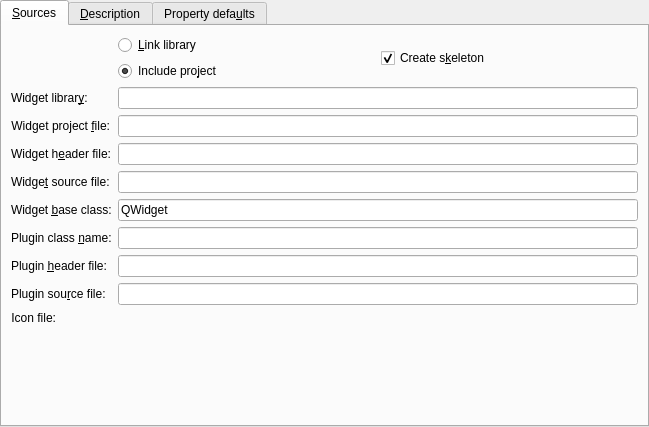
<?xml version="1.0" encoding="UTF-8"?>
<ui version="4.0">
 <class>QmakeProjectManager::Internal::ClassDefinition</class>
 <widget class="QTabWidget" name="QmakeProjectManager::Internal::ClassDefinition">
  <property name="enabled">
   <bool>true</bool>
  </property>
  <property name="geometry">
   <rect>
    <x>0</x>
    <y>0</y>
    <width>649</width>
    <height>427</height>
   </rect>
  </property>
  <property name="windowTitle">
   <string/>
  </property>
  <property name="whatsThis">
   <string>The header file</string>
  </property>
  <property name="currentIndex">
   <number>0</number>
  </property>
  <widget class="QWidget" name="sourceTab">
   <attribute name="title">
    <string>&amp;Sources</string>
   </attribute>
   <layout class="QVBoxLayout" name="verticalLayout">
    <item>
     <layout class="QFormLayout" name="formLayout">
      <item row="1" column="0">
       <widget class="QLabel" name="widgetLibraryLabel">
        <property name="text">
         <string>Widget librar&amp;y:</string>
        </property>
        <property name="buddy">
         <cstring>widgetLibraryEdit</cstring>
        </property>
       </widget>
      </item>
      <item row="1" column="1">
       <widget class="QLineEdit" name="widgetLibraryEdit"/>
      </item>
      <item row="2" column="0">
       <widget class="QLabel" name="widgetProjectLabel">
        <property name="text">
         <string>Widget project &amp;file:</string>
        </property>
        <property name="alignment">
         <set>Qt::AlignRight|Qt::AlignTrailing|Qt::AlignVCenter</set>
        </property>
        <property name="buddy">
         <cstring>widgetProjectEdit</cstring>
        </property>
       </widget>
      </item>
      <item row="2" column="1">
       <widget class="QLineEdit" name="widgetProjectEdit"/>
      </item>
      <item row="3" column="0">
       <widget class="QLabel" name="widgetHeaderLabel">
        <property name="text">
         <string>Widget h&amp;eader file:</string>
        </property>
        <property name="alignment">
         <set>Qt::AlignRight|Qt::AlignTrailing|Qt::AlignVCenter</set>
        </property>
        <property name="buddy">
         <cstring>widgetHeaderEdit</cstring>
        </property>
       </widget>
      </item>
      <item row="3" column="1">
       <widget class="QLineEdit" name="widgetHeaderEdit">
        <property name="whatsThis">
         <string>The header file has to be specified in source code.</string>
        </property>
       </widget>
      </item>
      <item row="4" column="0">
       <widget class="QLabel" name="widgetSourceLabel">
        <property name="text">
         <string>Widge&amp;t source file:</string>
        </property>
        <property name="buddy">
         <cstring>widgetSourceEdit</cstring>
        </property>
       </widget>
      </item>
      <item row="4" column="1">
       <widget class="QLineEdit" name="widgetSourceEdit"/>
      </item>
      <item row="5" column="0">
       <widget class="QLabel" name="widgetBaseClassLabel">
        <property name="text">
         <string>Widget &amp;base class:</string>
        </property>
        <property name="buddy">
         <cstring>widgetBaseClassEdit</cstring>
        </property>
       </widget>
      </item>
      <item row="5" column="1">
       <widget class="QLineEdit" name="widgetBaseClassEdit">
        <property name="text">
         <string>QWidget</string>
        </property>
       </widget>
      </item>
      <item row="6" column="0">
       <widget class="QLabel" name="pluginClassLabel">
        <property name="text">
         <string>Plugin class &amp;name:</string>
        </property>
        <property name="buddy">
         <cstring>pluginClassEdit</cstring>
        </property>
       </widget>
      </item>
      <item row="6" column="1">
       <widget class="QLineEdit" name="pluginClassEdit"/>
      </item>
      <item row="7" column="0">
       <widget class="QLabel" name="pluginHeaderLabel">
        <property name="text">
         <string>Plugin &amp;header file:</string>
        </property>
        <property name="buddy">
         <cstring>pluginHeaderEdit</cstring>
        </property>
       </widget>
      </item>
      <item row="7" column="1">
       <widget class="QLineEdit" name="pluginHeaderEdit"/>
      </item>
      <item row="8" column="0">
       <widget class="QLabel" name="pluginSourceLabel">
        <property name="text">
         <string>Plugin sou&amp;rce file:</string>
        </property>
        <property name="buddy">
         <cstring>pluginSourceEdit</cstring>
        </property>
       </widget>
      </item>
      <item row="8" column="1">
       <widget class="QLineEdit" name="pluginSourceEdit"/>
      </item>
      <item row="9" column="0">
       <widget class="QLabel" name="iconLabel">
        <property name="text">
         <string>Icon file:</string>
        </property>
        <property name="alignment">
         <set>Qt::AlignRight|Qt::AlignTrailing|Qt::AlignVCenter</set>
        </property>
       </widget>
      </item>
      <item row="9" column="1">
       <widget class="Utils::PathChooser" name="iconPathChooser"/>
      </item>
      <item row="0" column="1">
       <layout class="QGridLayout" name="gridLayout">
        <item row="0" column="0">
         <widget class="QRadioButton" name="libraryRadio">
          <property name="text">
           <string>&amp;Link library</string>
          </property>
          <property name="checked">
           <bool>false</bool>
          </property>
         </widget>
        </item>
        <item row="0" column="1" rowspan="2">
         <widget class="QCheckBox" name="skeletonCheck">
          <property name="text">
           <string>Create s&amp;keleton</string>
          </property>
          <property name="checked">
           <bool>true</bool>
          </property>
         </widget>
        </item>
        <item row="1" column="0">
         <widget class="QRadioButton" name="includeRadio">
          <property name="text">
           <string>Include pro&amp;ject</string>
          </property>
          <property name="checked">
           <bool>true</bool>
          </property>
         </widget>
        </item>
       </layout>
      </item>
     </layout>
    </item>
   </layout>
  </widget>
  <widget class="QWidget" name="descriptionTab">
   <attribute name="title">
    <string>&amp;Description</string>
   </attribute>
   <layout class="QFormLayout" name="formLayout_2">
    <property name="fieldGrowthPolicy">
     <enum>QFormLayout::ExpandingFieldsGrow</enum>
    </property>
    <item row="0" column="0">
     <widget class="QLabel" name="label_2">
      <property name="text">
       <string>G&amp;roup:</string>
      </property>
      <property name="buddy">
       <cstring>groupEdit</cstring>
      </property>
     </widget>
    </item>
    <item row="0" column="1">
     <widget class="QLineEdit" name="groupEdit"/>
    </item>
    <item row="1" column="0">
     <widget class="QLabel" name="label_3">
      <property name="text">
       <string>&amp;Tooltip:</string>
      </property>
      <property name="buddy">
       <cstring>tooltipEdit</cstring>
      </property>
     </widget>
    </item>
    <item row="1" column="1">
     <widget class="QLineEdit" name="tooltipEdit"/>
    </item>
    <item row="2" column="0">
     <widget class="QLabel" name="label_4">
      <property name="text">
       <string>W&amp;hat's this:</string>
      </property>
      <property name="buddy">
       <cstring>whatsthisEdit</cstring>
      </property>
     </widget>
    </item>
    <item row="2" column="1">
     <widget class="QTextEdit" name="whatsthisEdit">
      <property name="sizePolicy">
       <sizepolicy hsizetype="Expanding" vsizetype="Expanding">
        <horstretch>0</horstretch>
        <verstretch>0</verstretch>
       </sizepolicy>
      </property>
      <property name="minimumSize">
       <size>
        <width>0</width>
        <height>36</height>
       </size>
      </property>
      <property name="maximumSize">
       <size>
        <width>16777215</width>
        <height>100</height>
       </size>
      </property>
     </widget>
    </item>
    <item row="3" column="1">
     <widget class="QCheckBox" name="containerCheck">
      <property name="text">
       <string>The widget is a &amp;container</string>
      </property>
     </widget>
    </item>
   </layout>
  </widget>
  <widget class="QWidget" name="propertyDefaults">
   <attribute name="title">
    <string>Property defa&amp;ults</string>
   </attribute>
   <layout class="QGridLayout" name="gridLayout_3">
    <item row="1" column="0">
     <widget class="QTextEdit" name="domXmlEdit"/>
    </item>
    <item row="0" column="0">
     <widget class="QLabel" name="label_6">
      <property name="text">
       <string>dom&amp;XML:</string>
      </property>
      <property name="buddy">
       <cstring>domXmlEdit</cstring>
      </property>
     </widget>
    </item>
   </layout>
  </widget>
 </widget>
 <customwidgets>
  <customwidget>
   <class>Utils::PathChooser</class>
   <extends>QWidget</extends>
   <header location="global">utils/pathchooser.hpp</header>
  </customwidget>
 </customwidgets>
 <tabstops>
  <tabstop>libraryRadio</tabstop>
  <tabstop>includeRadio</tabstop>
  <tabstop>skeletonCheck</tabstop>
  <tabstop>widgetLibraryEdit</tabstop>
  <tabstop>widgetProjectEdit</tabstop>
  <tabstop>widgetHeaderEdit</tabstop>
  <tabstop>widgetSourceEdit</tabstop>
  <tabstop>widgetBaseClassEdit</tabstop>
  <tabstop>pluginClassEdit</tabstop>
  <tabstop>pluginHeaderEdit</tabstop>
  <tabstop>pluginSourceEdit</tabstop>
  <tabstop>groupEdit</tabstop>
  <tabstop>tooltipEdit</tabstop>
  <tabstop>whatsthisEdit</tabstop>
  <tabstop>containerCheck</tabstop>
  <tabstop>domXmlEdit</tabstop>
 </tabstops>
 <resources/>
 <connections/>
</ui>
